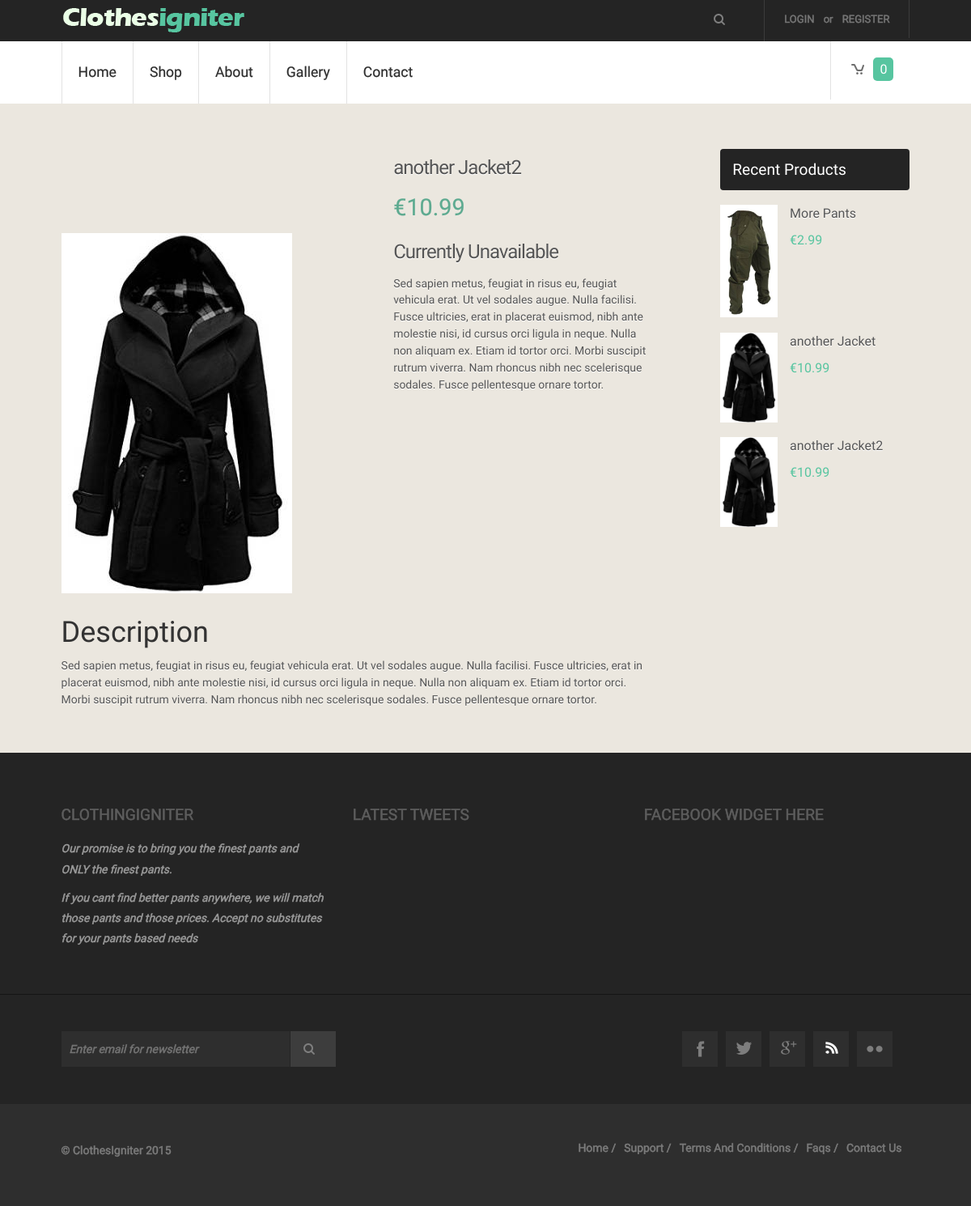
The page /index.php/item/view/33 on the database its author committed.
### tables this page shows
CREATE TABLE IF NOT EXISTS `store_items` (
`id` int(11) NOT NULL,
  `item_name` varchar(240) NOT NULL,
  `item_price` decimal(7,2) NOT NULL,
  `image_small` varchar(240) NOT NULL,
  `image_large` varchar(240) NOT NULL,
  `item_description` text NOT NULL,
  `rating` int(11) NOT NULL DEFAULT '0',
  `categoryID` int(11) NOT NULL,
  `brandID` int(11) NOT NULL,
  `item_description_short` text NOT NULL
);

### application/views/includes/template.php (called while the page is built, shortened)
<?php $this->load->view('includes/header' ,$this->globals);?>
<?php $this->load->view($main_content);?>

### application/controllers/item.php (called while the page is built, shortened)
<?php
class Item extends MY_Controller
{
    function __construct()
    {
        $this->load->model('item_model');
        $this->load->model('stock_model');
        $this->load->helper('url_helper');
        $this->load->library('user_agent');
    }
    function view($id = NULL)
    {
        $data['item'] = $this->item_model->get_item($id);
		$recent_items = $this->item_model->get_item();
		$data['recent_items'] = array_slice($recent_items, -3, 3);
        $data['stock'] = $this->stock_model->get_by_item_id($id);
        $categoryID = $data['item']['categoryID'];
        $brandID = $data['item']['brandID'];
        $data["categories"] = $this->category_model->get($categoryID);
        $data["brands"] = $this->brand_model->get($brandID);
        $data['main_content'] = 'store/view';
        $this->load->view('includes/template', $data, $this->globals);
    }
}

### index.php (called while the page is built, shortened)
<?php
require_once BASEPATH.'core/CodeIgniter.php';

### application/models/Item_model.php (called while the page is built, shortened)
<?php
class Item_model extends CI_Model
{
    public function get_item($id = FALSE)
    {
        if (!$id)
        {
            $query = $this->db->get('store_items');
            if ($query->num_rows() > 0) {
                foreach ($query->result() as $row) {
                    $data[] = $row;
                }
                return $data;
            }
            return false;
        }
        $query = $this->db->get_where('store_items', array('id' => $id));
        return $query->row_array();
    }
}

### application/views/store/view.php (the view, shortened to what this page needs)
<div class="single">
    <div class="left_content">
        <div class="span1_of_1">
            <div class="product-view">
                <div class="product-essential">
                    <div class="product-img-box">
                        <div class="more-views">
                            <div class="more-views-container">
                                <ul>
                                    <li>
                                    </li>
                                    <li>
                                    </li>
                                    <li>
                                    </li>
                                    <li>
                                    </li>
                                    <li>
                                    </li>
                                </ul>
                            </div>
                        </div>
                        <div class="product-image">
                            <a>
                                <img src="<?php echo base_url() . "images/clothes/" . $item['image_large']; ?>" />
                            </a>
                        </div>
                    </div>
                </div>
            </div>
        </div>
        <div class="span1_of_1_des">
            <div class="desc1">
                <h3><?php echo $item['item_name']; ?></h3>
                <h5>&euro;<?php echo $item['item_price']; ?></h5>
                <div class="available">
                    <?php if($stock){
                        echo form_open('store/add_to_cart'); ?>
                        <strong>Select Options:</strong>
                        <select name="stock">
                            <?php foreach($stock as $variation){
                                if($variation['stock']>0) {
                                    echo "<option value='" . $variation['id'] . "'>" . $variation['colour'] . " - " . $variation['size'] . "</option>";
                                }
                            }
                            ?>
                        </select>
                    <div class="registration_form">
                            <?php
                            echo form_submit('submit', 'Add To Cart');
                            echo form_close();?>
                    </div>
                    <?php }
                    else{
                        echo '<h3>Currently Unavailable</h3>';
                    }
                    ?>
                    <p><?php echo $item['item_description_short']; ?></p>
                </div>
            </div>
        </div>
        <div class="left_content_btm">
            <h1>Description</h1><p class="para"><?php echo $item['item_description']; ?></p>
        </div>
    </div>
    <div class="left_sidebar">
        <h4>recent products</h4>
		<?php
			  foreach($recent_items as $item){
					?>
        <div class="left_products">
            <div class="left_img">
                <img src="<?php echo base_url() . "images/clothes/" . $item->image_large; ?>" alt=""/>
            </div>
					<div class="left_text">
						<p><?php echo anchor('item/view/' . $item->id, $item->item_name) ?></p>
						<span>&euro;<?php echo $item->item_price ?></span>
					</div>
        </div>
		<?php } ?>
    </div>
</div>

### css/style.css (style rules this page uses)
ol,ul { list-style:none;margin:0;padding:0; }
a { text-decoration:none; }
img { max-width:100%; }
html, body { font-family: 'Maven Pro', sans-serif; background:#ffffff; font-size: 100%; }
.log_reg li a { font-family: 'Maven Pro', sans-serif; font-size: 0.8125em; padding: 5px 8px; color: #777777; text-transform: uppercase; -webkit-text-stroke: 0.5px; }
.menu ul li a { display: block; padding: 26px 30px; color: #2d2d2d; font-size: 1.1em; text-transform: capitalize; -webkit-text-stroke: 0.2px; -webkit-transition: all 0.3s ease-in-out; -moz-transition: all 0.3s ease-in-out; -o-transition: all 0.3s ease-in-out; transition: all 0.3s ease-in-out; }
.soc_icons ul li a { display: block; padding: 10px; background: #2e2e2e; width: 24px; height: 24px; -webkit-transition: all 0.3s ease-in-out; -moz-transition: all 0.3s ease-in-out; -o-transition: all 0.3s ease-in-out; transition: all 0.3s ease-in-out; }
.soc_icons ul li a.icon4 { background: #2e2e2e url('../images/icon4.png') no-repeat 14px 12px; }
.f_nav1 li a { display:block; color: #7D7D7D; text-transform: capitalize; font-size: 0.8725em; -webkit-text-stroke: 0.5px; -webkit-transition: all 0.3s ease-in-out; -moz-transition: all 0.3s ease-in-out; -o-transition: all 0.3s ease-in-out; transition: all 0.3s ease-in-out; }
p.para { color: #555555; text-shadow: 0 1px 0 #ffffff; line-height:1.5em; font-size: 0.8725em; }
.single { display:block; }
.left_sidebar { float: left; width: 23.3333%; }
.left_sidebar h4 { background: #242424; color: #ffffff; padding: 15px; text-transform: capitalize; font-size: 1.2em; border-radius: 4px; -webkit-border-radius: 4px; -moz-border-radius: 4px; -o-border-radius: 4px; }
.left_products { margin:8% 0; }
.left_img { float:left; width: 30.33333%; }
.left_text { float: left; width: 62.33333%; margin-left: 6.3333%; }
.left_text p a { font-size: 1em; color: #555555; text-shadow: 0 1px 0 #ffffff; -webkit-transition: all 0.3s ease-in-out; -moz-transition: all 0.3s ease-in-out; -o-transition: all 0.3s ease-in-out; transition: all 0.3s ease-in-out; }
.left_text span { display:block; margin-top:8px; color: #57C5A0; }
.left_content { float: left; width: 70.333%; margin-right: 6.3333%; }
.span1_of_1 { float: left; width: 52.3333%; }
.span1_of_1_des { float: left; width: 44.3333%; margin-left: 3.333%; }
.desc1 { display: block; }
.desc1 h3 { letter-spacing: -1px; text-shadow: 0 1px 0 #ffffff; color:#555555; font-size:1.5em; margin-bottom: 15px; }
.desc1 h5 { margin-top: 2%; font-size: 1.8em; color: #5DAA90; line-height: 1.5em; -webkit-text-stroke: 0.2px; }
.desc1 p { color: #555555; text-shadow: 0 1px 0 #ffffff; line-height: 1.5em; font-size: 0.8725em; }
.left_content_btm { margin-top: 4%; }
@media only screen and (max-width: 1366px) { .product-image { width: 77.33333% !important; } }
@media only screen and (max-width: 1280px) { .menu ul li a { padding: 26px 20px; } }
@media only screen and (max-width: 1280px) { .left_content { width: 70.333%; margin-right: 4.3333%; } }
@media only screen and (max-width: 1280px) { .left_sidebar { float: right; width: 22.3333%; } }

### rows shown on the page
store_items: image_large (picture), item_name "another Jacket2", item_price "10.99", item_description_short "Sed sapien metus, feugiat in risus eu, feugiat vehicula erat. Ut vel sodales augue. Nulla facilisi. Fusce ultricies, erat in placerat euismod, nibh ante molestie nisi, id cursus orci ligula in neque. Nulla non aliquam ex. Etiam id tortor orci. Morbi suscipit rutrum viverra. Nam rhoncus nibh nec scelerisque sodales. Fusce pellentesque ornare tortor.", item_description "Sed sapien metus, feugiat in risus eu, feugiat vehicula erat. Ut vel sodales augue. Nulla facilisi. Fusce ultricies, erat in placerat euismod, nibh ante molestie nisi, id cursus orci ligula in neque. Nulla non aliquam ex. Etiam id tortor orci. Morbi suscipit rutrum viverra. Nam rhoncus nibh nec scelerisque sodales. Fusce pellentesque ornare tortor.", id+item_name "another Jacket2"
store_items: image_large (picture), id+item_name "More Pants", item_price "2.99"
store_items: image_large (picture), id+item_name "another Jacket", item_price "10.99"

### other values the page prints
anchor('login', 'Login') "LOGIN"
anchor('login/signup', 'Register') "REGISTER"
anchor('site', 'Home') "Home"
anchor('store', 'Shop') "Shop"
anchor('site/about', 'About') "About"
anchor('site/gallery', 'Gallery') "Gallery"
anchor('site/contact', 'Contact') "Contact"
$this->cart->total_items() "0"
anchor('site', 'Home /') "Home /"
anchor('site/contact', 'Contact Us') "Contact Us"
